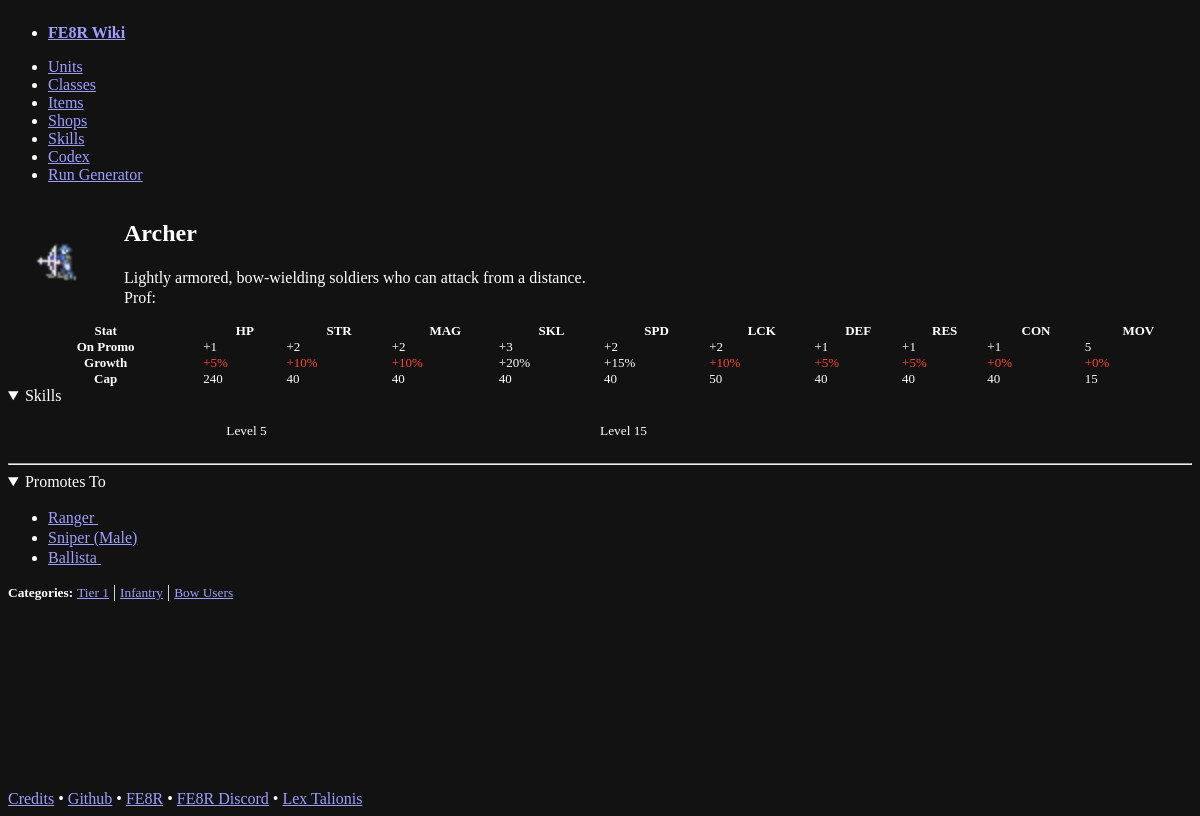
The app's page /classes/Archer with its own data.
### app/models.py (models this page shows, shortened)
class Class(db.Model):
    __tablename__ = "classes"
    nid: Mapped[str] = mapped_column(primary_key=True)
    name: Mapped[str]
    desc: Mapped[str]
    tier: Mapped[int]
    max_level: Mapped[int]
    alt_name: Mapped[str]
    bases: Mapped[dict] = mapped_column(JSON)
    growths: Mapped[dict] = mapped_column(JSON)
    growth_bonus: Mapped[dict] = mapped_column(JSON)
    max_stats: Mapped[dict] = mapped_column(JSON)
    promotion: Mapped[dict] = mapped_column(JSON)
    map_sprite_nid: Mapped[str]
    units: Mapped[list["Unit"]] = relationship(back_populates="base_class")
    categories: Mapped[list["ClassCategory"]] = relationship(
        secondary=class_category_assoc, back_populates="classes"
    )
    learned_skills: Mapped[list["ClassSkillAssociation"]] = relationship(
        back_populates="class_with_skill"
    )
    turns_into: Mapped[list["Class"]] = relationship(
        secondary=class_turns_into_assoc,
        primaryjoin=(class_turns_into_assoc.c.base_class_nid == nid),
        secondaryjoin=(class_turns_into_assoc.c.target_class_nid == nid),
        backref="promotes_from",
    )
    weapons: Mapped[list["Weapon"]] = relationship(
        secondary=class_weapon_assoc,
        backref="classes",
    )

class Weapon(db.Model):
    __tablename__ = "weapons"
    nid: Mapped[str] = mapped_column(primary_key=True)
    name: Mapped[str]
    icon_class: Mapped[str]

class ClassSkillAssociation(db.Model):
    __tablename__ = "class_skill_assoc"
    class_nid: Mapped[str] = mapped_column(ForeignKey("classes.nid"), primary_key=True)
    skill_nid: Mapped[str] = mapped_column(ForeignKey("skills.nid"), primary_key=True)
    level: Mapped[int] = mapped_column(Integer)
    class_with_skill: Mapped["Class"] = relationship(back_populates="learned_skills")
    skill: Mapped["Skill"] = relationship(back_populates="class_associations")

class ClassCategory(db.Model):
    __tablename__ = "class_categories"
    nid: Mapped[str] = mapped_column(primary_key=True)
    name: Mapped[str]
    type: Mapped[str]
    order_key: Mapped[int]
    classes: Mapped[list["Class"]] = relationship(
        secondary=class_category_assoc, back_populates="categories"
    )

### app/blueprints/classes.py (the view)
@bp.route("/<string:fe_class_nid>")
def get_fe_class_sheet(fe_class_nid="Eirika_Lord") -> str:
    class_data = db.get_or_404(Class, fe_class_nid)
    return render_template(
        "class_sheet.html.jinja2",
        class_data=class_data,
    )

### app/__init__.py (called while the page is built)
def growth_colors(value):
    color_ranges = [
        (10, "red-orange"),
        (20, "light-red"),
        (30, "pink-orange"),
        (40, "light-orange"),
        (50, "corn-yellow"),
        (60, "light-green"),
        (70, "olive-green"),
        (80, "soft-green"),
        (120, "yellow-green"),
        (160, "blue"),
        (200, "grey"),
        (250, "white"),
    ]
    for max_value, color in color_ranges:
        if value <= max_value:
            if value >= 0:
                return color
            return "yellow"
    return "red"

### app/templates/class_sheet.html.jinja2 (shortened to what this page needs)
{% if not request.headers.hx_request %}
{% extends "layout.html.jinja2" %}
{% endif %}
{% block content %}
<div id="classSheet">
    <div class="unit-head-container">
        <div class="div1">
            <img src="{{ url_for('static',filename='images/map_sprites/'+class_data.map_sprite_nid+'-stand.webp') }}"
                height="96" width="96" />
        </div>
        <div class="div2">
            <hgroup>
                <h2>{{ class_data.name }}</h2>
                <p>{{ class_data.desc }}
                    {% if class_data.weapons%}
                    <br />
                    <span class="lt-color-red">Prof:</span>
                    {% for weapon in class_data.weapons%}
                    <span class="{{ weapon.icon_class }}"></span>
                    {% endfor %}
                    {% endif %}
                </p>
            </hgroup>
        </div>
    </div>
    <div class="overflow-auto">
        <table class="striped">
            {% set stat_names = ('HP','STR','MAG','SKL','SPD','LCK','DEF','RES','CON','MOV') %}
            <thead>
                <tr>
                    <th scope="col">Stat</th>
                    {% for stat_name in stat_names %}
                    <th scope="col">{{ stat_name }}</th>
                    {% endfor %}
                </tr>
            </thead>
            <tbody>
                <tr>
                    <th scope="row">On Promo</th>
                    {% for stat_name in stat_names[:-1] %}
                    <td>+{{ class_data.promotion[stat_name] }}</td>
                    {% endfor %}
                    <td>{{ class_data.bases['MOV'] }}</td>
                </tr>
                <tr>
                    <th scope="row">Growth</th>
                    {% for stat_name in stat_names %}
                    <td class="lt-color-{{ class_data.growth_bonus[stat_name]|growth_colors }}">+{{
                        class_data.growth_bonus[stat_name] }}%</td>
                    {% endfor %}
                </tr>
                <tr>
                    <th scope="row">Cap</th>
                    {% for stat_name in stat_names %}
                    <td>{{ class_data.max_stats[stat_name] }}</td>
                    {% endfor %}
                </tr>
        </table>
    </div>
    {% if class_data.learned_skills %}
    <details open>
        <summary>Skills</summary>
        <div class="skill-grid">
            {% for skill_assoc in class_data.learned_skills|sort(attribute="level") %}
            <div>
                <p><small>Level {{skill_assoc.level}}</small></p>
            </div>
            {% endfor %}
        </div>
    </details>
    <hr />
    {% endif %}
    {% if class_data.turns_into or class_data.promotes_from%}
    <div class="grid">
        {% if class_data.turns_into %}
        <details open>
            <summary>Promotes To</summary>
            <ul>
                {% for next_class_data in class_data.turns_into %}
                <li><a href="#" hx-get="/classes/{{next_class_data.nid}}" hx-target="#classSheet"
                        hx-vals='{"addCopy":"True"}' hx-swap="outerHTML">{{next_class_data.name}} {% if
                        next_class_data.alt_name %}({{
                        next_class_data.alt_name }}){% endif %}</a>
                    {% if next_class_data.weapons%}
                    {% for weapon in next_class_data.weapons%}
                    <span class="{{ weapon.icon_class }}"></span>
                    {% endfor %}
                    {% endif %}
                </li>
                {% endfor %}
            </ul>
        </details>
        {% endif %}
    </div>
    {% endif %}
    {% if class_data.categories %}
    <strong><small>Categories:</small></strong>
    {% for class_cat in class_data.categories|sort(attribute='order_key')%}
    <a href="/classes?selectedCategory={{ class_cat.nid }}"><small>{{ class_cat.name }}</small></a>
    {% if not loop.last %}
    |
    {% else %}
    &nbsp;&nbsp;
    {% endif %}
    {% endfor %}
    {% endif %}
</div>
{% endblock content %}

### app/templates/layout.html.jinja2 (shortened to what this page needs)
<!DOCTYPE html>
<html lang="en" data-theme="dark">
<head>
  <link rel="stylesheet" href="https://cdn.jsdelivr.net/npm/@picocss/pico@2/css/pico.min.css">
  <link rel="stylesheet" href="https://unpkg.com/open-props" />
  <link rel="stylesheet" href="{{ url_for('static', filename='css/custom.min.css') }}">
  <link rel="stylesheet" href="{{ url_for('static', filename='css/iconsheet.min.css') }}">
</head>
<body>
  <header class="container-fluid">
    <nav role="menu">
      <ul>
        <li><strong><a class="contrast" href="{{ url_for('index') }}">FE8R Wiki</a></strong></li>
      </ul>
      <ul>
        <li>
          <a href="{{ url_for('units.get_fe_unit_index') }}">Units</a>
        </li>
        <li>
          <a href="{{ url_for('classes.get_fe_class_index') }}">Classes</a>
        </li>
        <li>
          <a href="{{ url_for('items.get_fe_item_index') }}">Items</a>
        </li>
        <li>
          <a href="{{ url_for('items.get_shop_index') }}">Shops</a>
        </li>
        <li>
          <a href="{{ url_for('skills.get_fe_skill_index') }}">Skills</a>
        </li>
        <li>
          <a href="{{ url_for('codex.get_codex_index') }}">Codex</a>
        </li>
        <li>
          <a href="{{ url_for('random_run.get_random_run_index') }}">Run Generator</a>
        </li>
      </ul>
    </nav>
  </header>
  <main class="container">
    {% block content %}
    {% endblock content %}
  </main>
  <footer class="container-fluid">
    <span><a href="{{ url_for('get_credits') }}">Credits</a></span> •
    <span><a href="https://github.com/rygon1/fe8r-guide">Github</a></span> •
    <span><a href="https://github.com/FE8Dev/FE8RProject">FE8R</a></span> •
    <span><a href="https://discord.gg/vBZDdfDxAC">FE8R Discord</a></span> •
    <span><a href="https://lex-talionis.net/">Lex Talionis</a></span>
  </footer>
</body>
</html>

### records on screen
Class: map_sprite_nid (picture), name "Archer", desc "Lightly armored, bow-wielding soldiers who can attack from a distance.", promotion "1" "2" "2" "3" "2" "2" "1" "1" "1", bases.MOV "5", growth_bonus "5" "10" "10" "20" "15" "10" "5" "5" "0" "0", max_stats "240" "40" "40" "40" "40" "50" "40" "40" "40" "15"
ClassSkillAssociation: level "5"
ClassSkillAssociation: level "15"
Class: name "Ranger"
Class: name "Sniper", alt_name "Male"
Class: name "Ballista"
ClassCategory: name "Tier 1"
ClassCategory: name "Infantry"
ClassCategory: name "Bow Users"

### other values on screen
{{ stat_name }} "HP" "STR" "MAG" "SKL" "SPD" "LCK" "DEF" "RES" "CON" "MOV"
